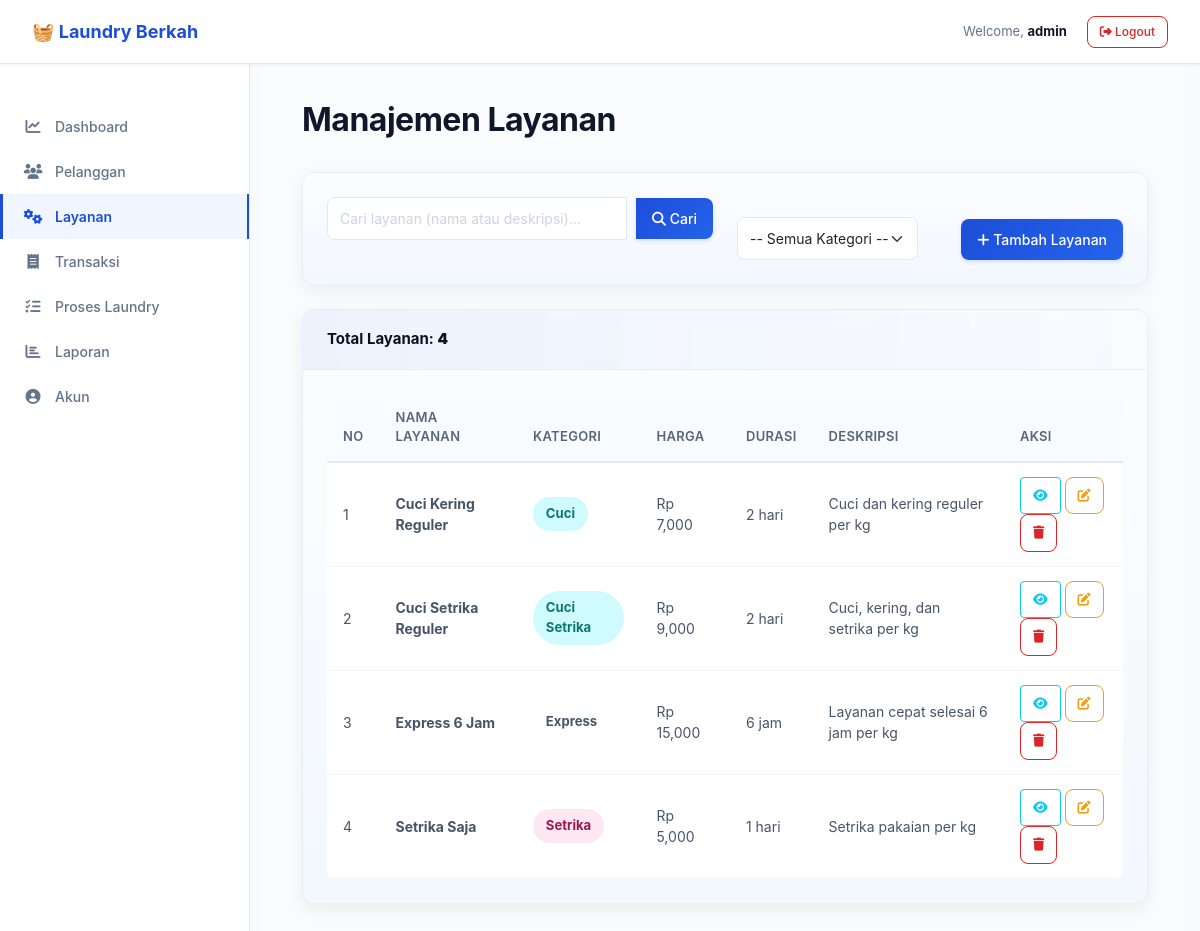
/layanan/ (signed in), run on the app's committed database.
### app/models/layanan.py (models this page shows, shortened)
class Layanan(BaseModel):
    __tablename__ = 'app_layanan'
    id_layanan = db.Column(db.Integer, primary_key=True)
    nama = db.Column(db.String(100), nullable=False)
    harga = db.Column(db.Numeric(10, 2), nullable=False)
    durasi = db.Column(db.Integer, nullable=True)  # Durasi dalam hari
    durasi_unit = db.Column(db.String(20), default='hari')  # hari, jam
    deskripsi = db.Column(db.Text, nullable=True)
    kategori = db.Column(db.String(50), nullable=True)  # Cuci, Kering, Setrika, dll
    is_active = db.Column(db.Boolean, default=True)
    detail_transaksi = db.relationship('DetailTransaksi', backref='layanan', lazy=True)

### app/layanan/routes.py (the view)
@layanan_bp.route('/')
def index():
    if login_required():
        return login_required()
    access = require_role('Admin', 'Operator')
    if access:
        return access
    page = request.args.get('page', 1, type=int)
    search = request.args.get('search', '', type=str)
    kategori = request.args.get('kategori', '', type=str)
    per_page = 10
    layanan_list, total_count, total_pages = LayananService.get_all_layanan(
        page=page,
        per_page=per_page,
        search=search if search else None,
        kategori=kategori if kategori else None
    )
    kategori_list = LayananService.get_kategori_list()
    return render_template(
        'layanan/layanan.html',
        layanan=layanan_list,
        total_count=total_count,
        total_pages=total_pages,
        current_page=page,
        search=search,
        kategori=kategori,
        kategori_list=kategori_list,
        active_page='layanan'
    )

### app.py (called while the page is built)
@app.before_request
def before_request():
    pass

@app.after_request
def after_request(response):
    response.headers['X-Content-Type-Options'] = 'nosniff'
    response.headers['X-Frame-Options'] = 'SAMEORIGIN'
    response.headers['X-XSS-Protection'] = '1; mode=block'
    return response

### app/layanan/services.py (called while the page is built, shortened)
    @staticmethod
    def get_all_layanan(page=1, per_page=10, search=None, kategori=None):
        try:
            query = Layanan.query.filter_by(is_active=True)
            if kategori:
                query = query.filter_by(kategori=kategori)
            query = query.order_by(
                Layanan.kategori.asc(),
                Layanan.nama.asc()
            )
            paginated = query.paginate(page=page, per_page=per_page, error_out=False)
            return paginated.items, paginated.total, paginated.pages
        except Exception as e:
            print(f"Error in get_all_layanan: {str(e)}")
            return [], 0, 0

    @staticmethod
    def get_kategori_list():
        try:
            categories = db.session.query(
                Layanan.kategori
            ).filter_by(is_active=True).distinct().all()
            return [cat[0] for cat in categories if cat[0]]
        except Exception as e:
            print(f"Error in get_kategori_list: {str(e)}")
            return []

### app/utils/auth.py (called while the page is built)
def login_required():
    if 'user_id' not in session:
        return redirect(url_for('auth.login'))
    return None

def require_role(*allowed_roles):
    if 'user_id' not in session:
        return redirect(url_for('auth.login'))
    role = session.get('role')
    if role not in allowed_roles:
        flash('Akses ditolak. Anda tidak memiliki izin untuk melihat halaman ini.', 'warning')
        return redirect(url_for('transaksi.index'))
    return None

### app/templates/layanan/layanan.html (shortened to what this page needs)
{% extends 'layout/base.html' %}
{% set active_page = 'layanan' %}
{% block page_title %}Manajemen Layanan{% endblock %}
{% block content %}
    <div class="card">
        <div class="card-body">
            <div class="row align-items-end">
                <div class="col-md-6">
                    <form method="get" action="{{ url_for('layanan.index') }}" class="mb-0">
                        <div class="input-group">
                            <input type="text" class="form-control" name="search" placeholder="Cari layanan (nama atau deskripsi)..." value="{{ search }}">
                            <button class="btn btn-primary" type="submit">
                                <i class="fas fa-search"></i> Cari
                            </button>
                        </div>
                    </form>
                </div>
                <div class="col-md-3 mt-3 mt-md-0">
                    <form method="get" action="{{ url_for('layanan.index') }}" class="mb-0">
                        <select class="form-select" name="kategori" onchange="this.form.submit()">
                            <option value="">-- Semua Kategori --</option>
                        </select>
                    </form>
                </div>
                <div class="col-md-3 text-md-end mt-3 mt-md-0">
                    <a href="{{ url_for('layanan.tambah') }}" class="btn btn-primary">
                        <i class="fas fa-plus"></i> Tambah Layanan
                    </a>
                </div>
            </div>
        </div>
    </div>
    <div class="card">
        <div class="card-header">Total Layanan: <strong>{{ total_count }}</strong></div>
        <div class="card-body">
            {% if layanan %}
                <div class="table-responsive">
                    <table class="table align-middle">
                        <thead>
                            <tr>
                                <th>No</th>
                                <th>Nama Layanan</th>
                                <th>Kategori</th>
                                <th>Harga</th>
                                <th>Durasi</th>
                                <th>Deskripsi</th>
                                <th>Aksi</th>
                            </tr>
                        </thead>
                        <tbody>
                            {% for l in layanan %}
                                <tr>
                                    <td>{{ loop.index + (current_page - 1) * 10 }}</td>
                                    <td><strong>{{ l.nama }}</strong></td>
                                    <td><span class="badge-kategori badge-{{ l.kategori|lower }}">{{ l.kategori }}</span></td>
                                    <td>Rp {{ "{:,.0f}".format(l.harga) }}</td>
                                    <td>{{ l.durasi }} {{ l.durasi_unit }}</td>
                                    <td>{{ l.deskripsi[:50] if l.deskripsi else '' }}{% if l.deskripsi and l.deskripsi|length > 50 %}...{% endif %}</td>
                                    <td>
                                        <a href="{{ url_for('layanan.detail', id_layanan=l.id_layanan) }}" class="btn btn-sm btn-outline-info" title="Lihat">
                                            <i class="fas fa-eye"></i>
                                        </a>
                                        <a href="{{ url_for('layanan.edit', id_layanan=l.id_layanan) }}" class="btn btn-sm btn-outline-warning" title="Edit">
                                            <i class="fas fa-edit"></i>
                                        </a>
                                        <button class="btn btn-sm btn-outline-danger" onclick="confirmDelete({{ l.id_layanan }})" title="Hapus">
                                            <i class="fas fa-trash"></i>
                                        </button>
                                    </td>
                                </tr>
                            {% endfor %}
                        </tbody>
                    </table>
                </div>
            {% else %}
                <div class="empty-state">
                    <div class="empty-state-icon">🛠️</div>
                    <p>Belum ada layanan terdaftar</p>
                </div>
            {% endif %}
        </div>
    </div>
{% endblock %}

### app/templates/layout/base.html (style rules this page uses)
:root { --primary: #1D4ED8; --secondary: #2563EB; --success: #16A34A; --warning: #F59E0B; --danger: #DC2626; --bg: #F8FAFC; --gray: #64748b; --text: #1e293b; }
* { box-sizing: border-box; }
body { margin: 0; min-height: 100vh; overflow-x: hidden; background-color: var(--bg); color: var(--text); font-family: -apple-system, BlinkMacSystemFont, 'Segoe UI', Roboto, 'Helvetica Neue', Arial, sans-serif; -webkit-font-smoothing: antialiased; }
.card { border: 1px solid rgba(14, 42, 120, 0.06); border-radius: 12px; background: linear-gradient(180deg, #fbfdff 0%, #f3f8ff 100%); box-shadow: 0 6px 18px rgba(15, 23, 42, 0.06); margin-bottom: 24px; transition: box-shadow 0.18s ease, transform 0.18s ease; overflow: hidden; }
.card-header { background: linear-gradient(90deg, rgba(29,78,216,0.06), rgba(29,78,216,0.01)); border-bottom: 1px solid rgba(14, 42, 120, 0.04); padding: 18px 24px; font-weight: 700; color: #0b1220; font-size: 15px; margin-bottom: 0; }
.card-body { padding: 24px; }
.btn-primary { background: linear-gradient(135deg, var(--primary) 0%, var(--secondary) 100%); border: none; border-radius: 8px; padding: 10px 16px; font-size: 14px; font-weight: 500; transition: all 0.2s ease; box-shadow: 0 2px 4px rgba(29, 78, 216, 0.15); }
.btn-outline-warning { border: 1.5px solid #F59E0B; color: #F59E0B; border-radius: 8px; padding: 8px 12px; font-size: 13px; font-weight: 500; transition: all 0.2s ease; }
.btn-outline-danger { border: 1.5px solid var(--danger); color: var(--danger); border-radius: 8px; padding: 8px 12px; font-size: 13px; font-weight: 500; transition: all 0.2s ease; }
.btn-sm { padding: 8px 12px; font-size: 13px; font-weight: 500; }
.form-control, .form-select { border: 1px solid #e2e8f0; border-radius: 8px; padding: 10px 12px; font-size: 14px; transition: all 0.2s ease; background-color: #ffffff; }
.form-control::placeholder { color: #cbd5e1; font-size: 14px; }
.table { font-size: 14px; margin-bottom: 0; }
.table thead th { border-bottom: 2px solid #e2e8f0; font-weight: 600; color: #475569; padding: 14px 16px; background: #f8fafc; font-size: 13px; letter-spacing: 0.3px; text-transform: uppercase; opacity: 0.9; }
.table tbody tr { transition: background-color 0.2s ease, box-shadow 0.2s ease; border-bottom: 1px solid #f1f5f9; }
.table tbody td { padding: 14px 16px; color: #475569; vertical-align: middle; }
.table tbody tr:last-child td { border-bottom: none; }
.table-responsive { border-radius: 8px; }
.mt-3 { margin-top: 12px !important; }
.input-group { display: flex; gap: 10px; align-items: center; margin-bottom: 20px; }
.input-group .form-control, .input-group .form-select { flex: 1; margin-bottom: 0; }
.input-group .btn { margin-bottom: 0; }

### app/templates/layanan/layanan.html (style rules this page uses)
.badge-kategori { display: inline-flex; align-items: center; gap: 0.35rem; padding: 0.45rem 0.8rem; border-radius: 999px; font-size: 0.82rem; font-weight: 700; }
.badge-cuci { background-color: #CFFAFE; color: #0F766E; }
.badge-setrika { background-color: #FCE7F3; color: #9D174D; }
.table thead th { background: #f8fbff; }
.input-group .form-control { border-top-right-radius: 12px; border-bottom-right-radius: 12px; }
.input-group .btn { border-top-left-radius: 0; border-bottom-left-radius: 0; }

### data on the page
Layanan: nama "Cuci Kering Reguler", kategori "Cuci", harga "7,000", durasi "2", durasi_unit "hari", deskripsi "Cuci dan kering reguler per kg"
Layanan: nama "Cuci Setrika Reguler", kategori "Cuci Setrika", harga "9,000", durasi "2", durasi_unit "hari", deskripsi "Cuci, kering, dan setrika per kg"
Layanan: nama "Express 6 Jam", kategori "Express", harga "15,000", durasi "6", durasi_unit "jam", deskripsi "Layanan cepat selesai 6 jam per kg"
Layanan: nama "Setrika Saja", kategori "Setrika", harga "5,000", durasi "1", durasi_unit "hari", deskripsi "Setrika pakaian per kg"

### other printed values
{{ session.get('username') }} "admin"
{{ total_count }} "4"
